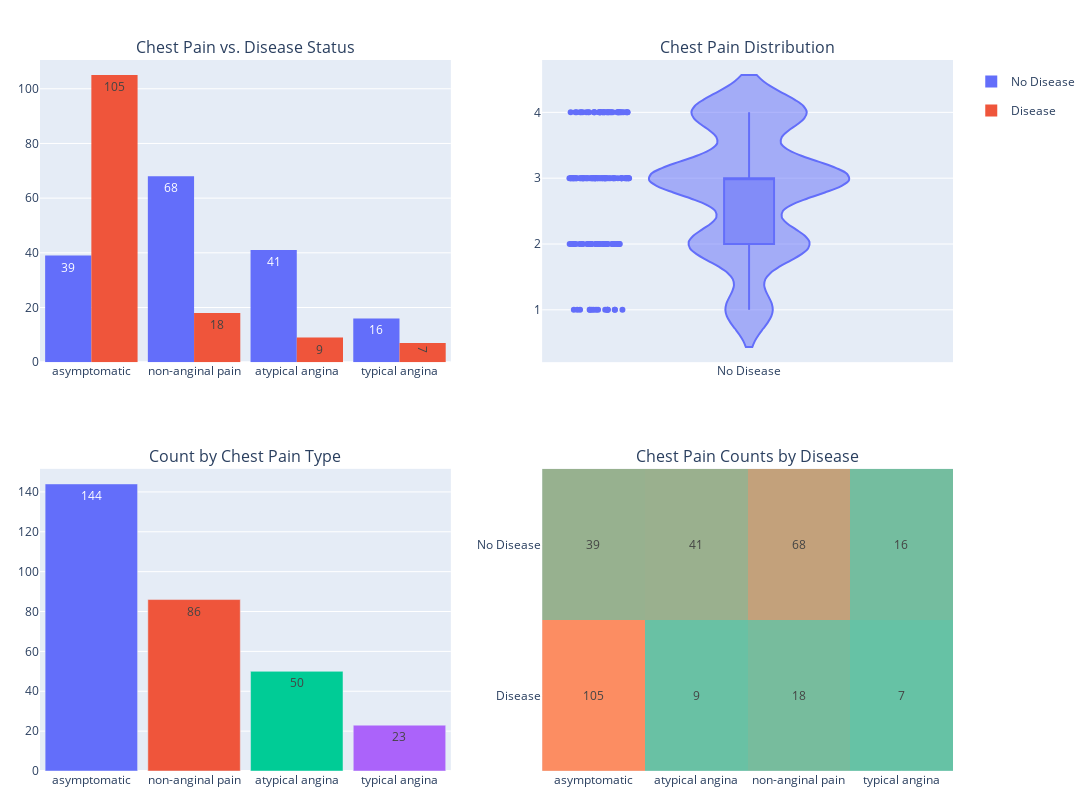

The cell this chart's notebook holds for it:
### Markdown cell above
### <span style='color:#b3b3b3'>**Chest Pain**</span>

### Code cell
# Data prep
cp_order = df['cp_label'].value_counts().index.tolist()
cp_comparison = pd.crosstab(df['disease_status'], df['cp_label'])
colors = px.colors.qualitative.Set2 
violin_color = colors[0]

# Create figure
fig = make_subplots(rows=2, cols=2, subplot_titles=("Chest Pain vs. Disease Status", "Chest Pain Distribution", 
                    "Count by Chest Pain Type","Chest Pain Counts by Disease"),
                    specs=[[{}, {}], [{}, {}]],
                    horizontal_spacing=0.1, vertical_spacing=0.15)

# 1. Grouped Histogram
for t in px.histogram(df, x="cp_label", color="disease_status", barmode="group", text_auto=True).data:
    t.name = t.legendgroup
    fig.add_trace(t, row=1, col=1)

# 2. Violin Plot
fig.add_trace(px.violin(df, x="disease_status", y="cp", color="disease_status", points='all', box=True).data[0],
                   row=1, col=2)

# 3. Simple Histogram
cp_counts = df['cp_label'].value_counts().loc[cp_order].reset_index()

for trace in px.bar(cp_counts, x='cp_label', y='count', color='cp_label', text_auto=True).data:
    fig.add_trace(trace, row=2, col=1)

# 4. Heatmap
fig.add_trace(px.imshow(cp_comparison, text_auto=True)
            .update_traces(coloraxis=None, colorscale=[[0, '#66c2a5'], [1, '#fc8d62']],
                           showscale=False, showlegend=False).data[0], row=2, col=2)

# Update axes ordering
fig.update_xaxes(categoryorder='array', categoryarray=cp_order, row=1, col=1)
fig.update_xaxes(categoryorder='array', categoryarray=cp_order, row=2, col=1)
fig.update_layout(height=800, width=1200, bargap=0.1,
                  margin=dict(l=40, r=20, t=60, b=20),
                  legend=dict(yanchor="top", y=0.99, xanchor="left", x=1.02))

# Hide legend for other traces
for i, trace in enumerate(fig.data):
    if i >= 2:  # After first 2 traces (plot 1 has 2 traces for disease/no disease)
        trace.showlegend = False
fig.show()

### Figure 1 — Plotly figure (JSON) as saved in the notebook; plotly's stock layout.template omitted (floating-point values rounded to 4 significant figures; data arrays with more than 128 entries replaced by an {"elided": "..."} marker saying what was removed)
{"data": [{"alignmentgroup": "True", "bingroup": "x", "hovertemplate": "disease_status=No Disease<br>cp_label=%{x}<br>count=%{y}<extra></extra>", "legendgroup": "No Disease", "marker": {"color": "#636efa", "pattern": {"shape": ""}}, "name": "No Disease", "offsetgroup": "No Disease", "orientation": "v", "showlegend": true, "texttemplate": "%{value}", "type": "histogram", "x": {"elided": "164 str values"}, "xaxis": "x", "yaxis": "y"}, {"alignmentgroup": "True", "bingroup": "x", "hovertemplate": "disease_status=Disease<br>cp_label=%{x}<br>count=%{y}<extra></extra>", "legendgroup": "Disease", "marker": {"color": "#EF553B", "pattern": {"shape": ""}}, "name": "Disease", "offsetgroup": "Disease", "orientation": "v", "showlegend": true, "texttemplate": "%{value}", "type": "histogram", "x": {"elided": "139 str values"}, "xaxis": "x", "yaxis": "y"}, {"alignmentgroup": "True", "box": {"visible": true}, "hovertemplate": "disease_status=%{x}<br>cp=%{y}<extra></extra>", "legendgroup": "No Disease", "marker": {"color": "#636efa"}, "name": "No Disease", "offsetgroup": "No Disease", "orientation": "v", "points": "all", "scalegroup": "True", "showlegend": false, "type": "violin", "x": {"elided": "164 str values"}, "x0": " ", "xaxis": "x2", "y": {"elided": "164 float values"}, "y0": " ", "yaxis": "y2"}, {"hovertemplate": "cp_label=%{x}<br>count=%{y}<extra></extra>", "legendgroup": "asymptomatic", "marker": {"color": "#636efa", "pattern": {"shape": ""}}, "name": "asymptomatic", "orientation": "v", "showlegend": false, "textposition": "auto", "texttemplate": "%{y}", "type": "bar", "x": ["asymptomatic"], "xaxis": "x3", "y": [144], "yaxis": "y3"}, {"hovertemplate": "cp_label=%{x}<br>count=%{y}<extra></extra>", "legendgroup": "non-anginal pain", "marker": {"color": "#EF553B", "pattern": {"shape": ""}}, "name": "non-anginal pain", "orientation": "v", "showlegend": false, "textposition": "auto", "texttemplate": "%{y}", "type": "bar", "x": ["non-anginal pain"], "xaxis": "x3", "y": [86], "yaxis": "y3"}, {"hovertemplate": "cp_label=%{x}<br>count=%{y}<extra></extra>", "legendgroup": "atypical angina", "marker": {"color": "#00cc96", "pattern": {"shape": ""}}, "name": "atypical angina", "orientation": "v", "showlegend": false, "textposition": "auto", "texttemplate": "%{y}", "type": "bar", "x": ["atypical angina"], "xaxis": "x3", "y": [50], "yaxis": "y3"}, {"hovertemplate": "cp_label=%{x}<br>count=%{y}<extra></extra>", "legendgroup": "typical angina", "marker": {"color": "#ab63fa", "pattern": {"shape": ""}}, "name": "typical angina", "orientation": "v", "showlegend": false, "textposition": "auto", "texttemplate": "%{y}", "type": "bar", "x": ["typical angina"], "xaxis": "x3", "y": [23], "yaxis": "y3"}, {"colorscale": [[0, "#66c2a5"], [1, "#fc8d62"]], "hovertemplate": "cp_label: %{x}<br>disease_status: %{y}<br>color: %{z}<extra></extra>", "name": "0", "showlegend": false, "showscale": false, "texttemplate": "%{z}", "type": "heatmap", "x": ["asymptomatic", "atypical angina", "non-anginal pain", "typical angina"], "xaxis": "x4", "y": ["Disease", "No Disease"], "yaxis": "y4", "z": [[105, 9, 18, 7], [39, 41, 68, 16]]}], "layout": {"annotations": [{"font": {"size": 16}, "showarrow": false, "text": "Chest Pain vs. Disease Status", "x": 0.225, "xanchor": "center", "xref": "paper", "y": 1, "yanchor": "bottom", "yref": "paper"}, {"font": {"size": 16}, "showarrow": false, "text": "Chest Pain Distribution", "x": 0.775, "xanchor": "center", "xref": "paper", "y": 1, "yanchor": "bottom", "yref": "paper"}, {"font": {"size": 16}, "showarrow": false, "text": "Count by Chest Pain Type", "x": 0.225, "xanchor": "center", "xref": "paper", "y": 0.425, "yanchor": "bottom", "yref": "paper"}, {"font": {"size": 16}, "showarrow": false, "text": "Chest Pain Counts by Disease", "x": 0.775, "xanchor": "center", "xref": "paper", "y": 0.425, "yanchor": "bottom", "yref": "paper"}], "bargap": 0.1, "height": 800, "legend": {"x": 1.02, "xanchor": "left", "y": 0.99, "yanchor": "top"}, "margin": {"b": 20, "l": 40, "r": 20, "t": 60}, "width": 1200, "xaxis": {"anchor": "y", "categoryarray": ["asymptomatic", "non-anginal pain", "atypical angina", "typical angina"], "categoryorder": "array", "domain": [0, 0.45]}, "xaxis2": {"anchor": "y2", "domain": [0.55, 1]}, "xaxis3": {"anchor": "y3", "categoryarray": ["asymptomatic", "non-anginal pain", "atypical angina", "typical angina"], "categoryorder": "array", "domain": [0, 0.45]}, "xaxis4": {"anchor": "y4", "domain": [0.55, 1]}, "yaxis": {"anchor": "x", "domain": [0.575, 1]}, "yaxis2": {"anchor": "x2", "domain": [0.575, 1]}, "yaxis3": {"anchor": "x3", "domain": [0, 0.425]}, "yaxis4": {"anchor": "x4", "domain": [0, 0.425]}}}
